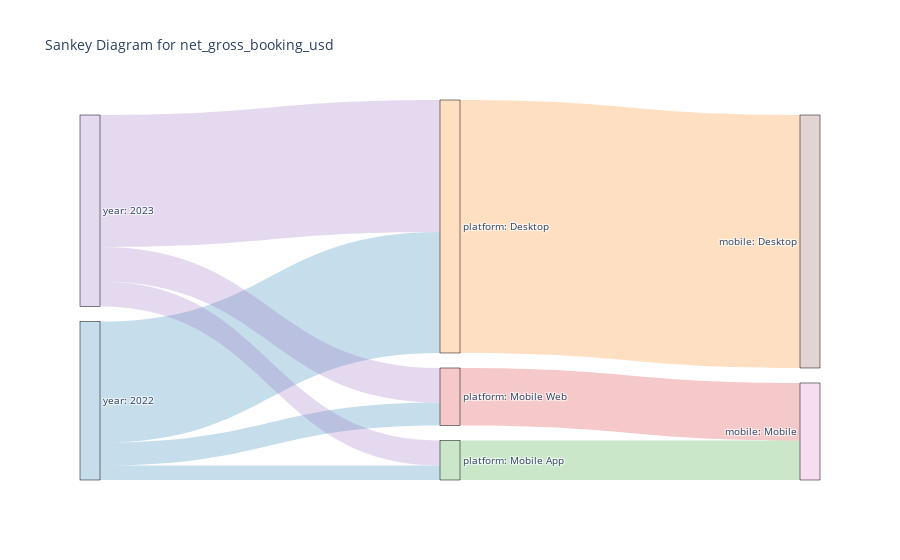

The cell this chart's notebook holds for it:
### Code cell
sankey_tree_chart = SankeyTree(
    dataframe=df_agg,
    metric="net_gross_booking_usd",
    root_nodes_col="year",
    sequence_cols=["platform", "mobile"]
)

sankey_tree_chart.plot()

### Figure 1 — Plotly figure (JSON) as saved in the notebook; plotly's stock layout.template omitted (floating-point values rounded to 4 significant figures)
{"data": [{"link": {"color": ["rgba(31, 119, 180, 0.25)", "rgba(31, 119, 180, 0.25)", "rgba(31, 119, 180, 0.25)", "rgba(148, 103, 189, 0.25)", "rgba(148, 103, 189, 0.25)", "rgba(148, 103, 189, 0.25)", "rgba(255, 127, 14, 0.25)", "rgba(44, 160, 44, 0.25)", "rgba(214, 39, 40, 0.25)"], "source": [0, 0, 0, 4, 4, 4, 1, 2, 3], "target": [1, 2, 3, 1, 2, 3, 5, 6, 6], "value": [320200000.0, 38220000.0, 60570000.0, 349000000.0, 66360000.0, 91450000.0, 669200000.0, 104600000.0, 152000000.0]}, "node": {"color": ["rgba(31, 119, 180, 0.25)", "rgba(255, 127, 14, 0.25)", "rgba(44, 160, 44, 0.25)", "rgba(214, 39, 40, 0.25)", "rgba(148, 103, 189, 0.25)", "rgba(140, 86, 75, 0.25)", "rgba(227, 119, 194, 0.25)"], "label": ["year: 2022", "platform: Desktop", "platform: Mobile App", "platform: Mobile Web", "year: 2023", "mobile: Desktop", "mobile: Mobile"], "line": {"color": "black", "width": 0.5}, "pad": 15, "thickness": 20}, "type": "sankey"}], "layout": {"font": {"size": 10}, "title": {"text": "Sankey Diagram for net_gross_booking_usd"}}}
